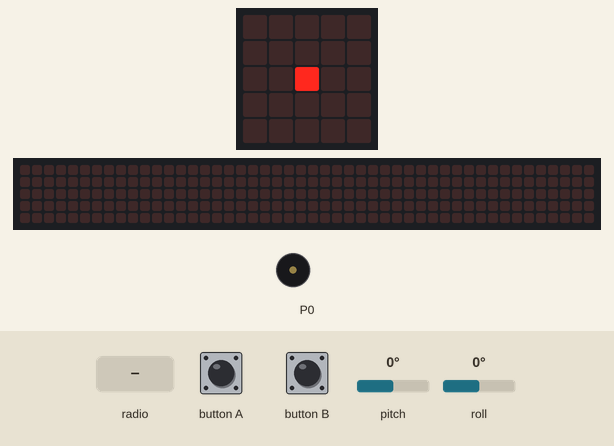
A program run on a simulated BBC micro:bit (MakeCode). Shown: the board's 5×5 LED display, a strip that is not on the board, showing the scrolling text unrolled, buzzer (waves = sounding). The test bench sets the inputs (shaded band); at power-on: pitch 0°, roll 0°. The 48×5 strip is a reading aid, not a part: it shows the text the display is scrolling, unrolled, one strip-width of it at a time.

Above: at 4.3 s.
4.4 s: radio message "distanz=100" arrives
At 4.47 s:
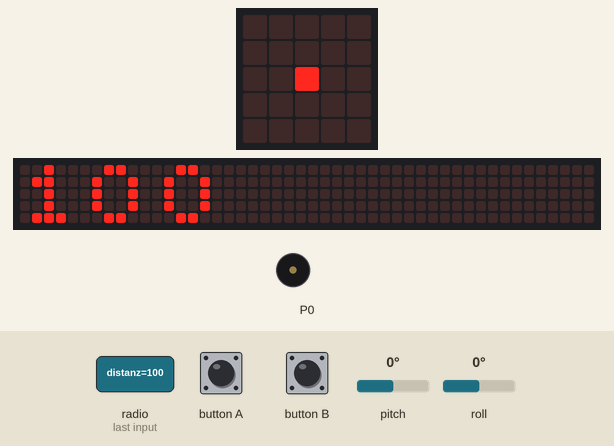
At 4.92 s:
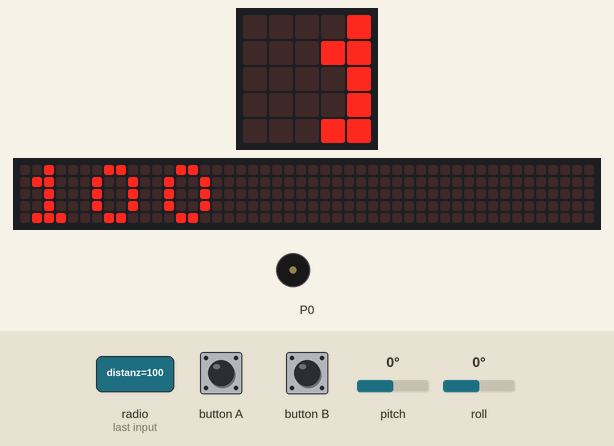
7.4 s: radio message "distanz=1" arrives
At 9.5 s:
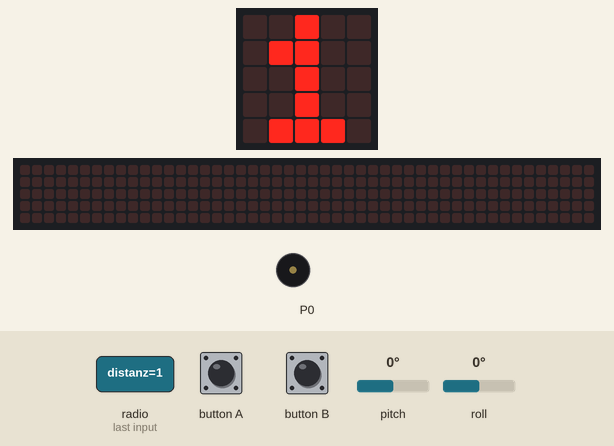
Timing chart, 0 to 11.7 s (numbered marks = the images above; inputs shaded):
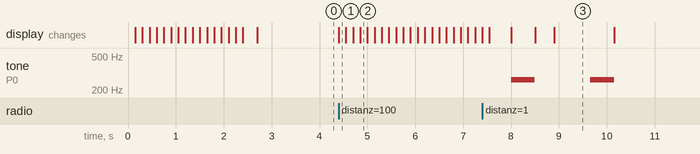

The program:

main.ts
```typescript
control.onEvent(EventBusSource.MICROBIT_ID_BUTTON_A, EventBusValue.MICROBIT_BUTTON_EVT_UP, function () {
    radio.sendValue("gerade", 0)
    radio.sendValue("kurve", 0)
})
function neigungen () {
    gerade = Math.min(Math.max(input.rotation(Rotation.Pitch), -45), 45)
    gerade = Math.round(gerade / g_empfind) * g_empfind
    kurve = Math.min(Math.max(input.rotation(Rotation.Roll), -45), 45)
}
input.onButtonPressed(Button.B, function () {
    radio.sendValue("get_dist", 1)
})
radio.onReceivedValue(function (name, value) {
    if (name == "distanz") {
        basic.showNumber(value)
        music.play(music.tonePlayable(262, music.beat(BeatFraction.Whole)), music.PlaybackMode.UntilDone)
        basic.showLeds(`
            . . . . .
            . . . . .
            . . # . .
            . . . . .
            . . . . .
            `)
    }
})
let kurve = 0
let gerade = 0
let g_empfind = 0
g_empfind = 5
let ist_oben = true
let alt_gerade = -99
let alt_kurve = -99
radio.setGroup(26)
basic.showString("26")
let k_empfind = 1
basic.showLeds(`
    . . . . .
    . . . . .
    . . # . .
    . . . . .
    . . . . .
    `)
basic.forever(function () {
    neigungen()
    if (input.buttonIsPressed(Button.A)) {
        if (gerade != alt_gerade || kurve != alt_kurve) {
            radio.sendValue("gerade", gerade)
            radio.sendValue("kurve", kurve)
        }
    }
    alt_gerade = gerade
    alt_kurve = kurve
})
```

test.ts
```typescript
// Hier kann man Tests durchführen; diese Datei wird nicht kompiliert, wenn dieses Paket als Erweiterung verwendet wird.
```

Measured:
- after the input at 4.4 s, the display: changes at once (image 1)
- by itself, tone on P0: alternates 262 Hz for 0.50 s and silent for 1.2 s, 4 changes in all, then stays silent
